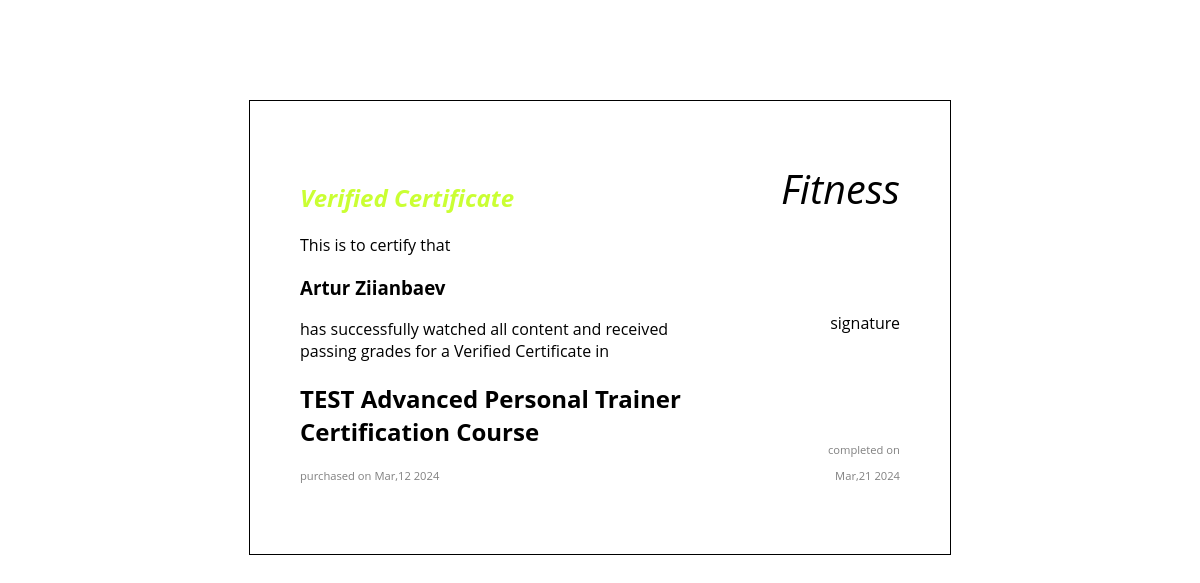
/certificate/1 (signed in), run on the app's committed database.
### education/models.py (models this page shows, shortened)
class User(AbstractUser):
    twitter = models.CharField(max_length=300, blank=True, null=True)
    linkedin = models.CharField(max_length=300, blank=True, null=True)
    instagram = models.CharField(max_length=300, blank=True, null=True)
    teacher = models.BooleanField(default=False)
    headline = models.CharField(max_length=150, blank=True, null=True)
    about = models.TextField(blank=True, null=True)
    picture_url=models.CharField(max_length=50000,blank=True,null=True)
    cart = models.ManyToManyField("Course",blank=True, null=True, related_name="in_users_cart")
    groups = models.ManyToManyField(Group, related_name='user_groups')
    user_permissions = models.ManyToManyField(Permission, related_name='user_permissions')

class Course(models.Model):
    creator = models.ForeignKey(User, on_delete=models.CASCADE, related_name="created_courses")
    name = models.CharField(max_length=50)
    overview = models.TextField()
    url_image = models.URLField(blank=True, null=True)
    category = models.CharField(max_length=50, choices=category)
    price=models.IntegerField(validators=[MinValueValidator(1),MaxValueValidator(500)])
    content = models.ManyToManyField("SingleContent", blank=True, null=True, related_name="course")
    participants=models.ManyToManyField("User",through="Participation",blank=True,null=True,related_name="joined_course")
    date=models.DateTimeField(auto_now_add=True)
    current_rating=models.FloatField(blank=True,null=True,default=0)
    language=models.CharField(max_length=50,choices=language,default="english")

class Participation(models.Model):
    participant=models.ForeignKey("User",on_delete=models.CASCADE, related_name="joined_courses")
    course = models.ForeignKey("Course", on_delete=models.CASCADE, related_name="participants_details")
    date=models.DateTimeField(auto_now_add=True)
    reason=models.TextField(blank=True,null=True)
    is_completed=models.BooleanField(default=False)
    completed_date=models.DateTimeField(null=True)

### education/views.py (the view, shortened to what this page needs)
# urls.py: path("certificate/<int:course_id>",views.certificate,name="certificate"),
def certificate(request,course_id):
    try:
        course=Course.objects.all().get(pk=course_id)
        participation=Participation.objects.all().get(participant=request.user,course=course)
    except ObjectDoesNotExist:
        return render(request,"education/404.html")
    return render(request,"education/certificate.html",{
        "course":course,
        "user":request.user,
        "participation":participation
    })

### education/templates/education/certificate.html (shortened to what this page needs)
{% load static %}
<!DOCTYPE html>
<html lang="en">
<head>
    <link rel="stylesheet" href="{% static 'education/styles.css' %}">
</head>
<body>
    {% if user.first_name == "" %}
    <div class="name_form">
    <h1>Fill out your first and last name</h1>
        <form action="{% url 'certificate' course.id %}" method="POST">
            {% csrf_token %}
            <label>First Name:</label>
            <input type="text" name="first"><br/><br/>
            <label>Last Name:</label>
            <input type="text" name="last"><br/><br/>
            <input type="submit">
        </form>
    </div>
    {% else %}
  <div class="certificate">
      <div class="left_certificate">
          <h2 class="verified">Verified Certificate</h2>
          <p>This is to certify that</p>
          <h3>{{user.first_name}} {{user.last_name}}</h3>
          <p>has successfully watched all content and received passing grades for a Verified Certificate in</p>
          <h2>{{course.name}}</h2>
          <p class="purchased_on">purchased on {{participation.date|date:"M,d Y"}}</p>
      </div>
      <div class="right_certificate">
          <span class="company">Fitness</span>
          <p>signature </p>
          <div class="completed_on">
          <p>completed on</p>
          <p>{{participation.completed_date|date:"M,d Y"}}</p>
          </div>
      </div>
  </div>
    {% endif %}
</body>
</html>

### education/static/education/styles.css (style rules this page uses)
body { font-family: 'Open Sans', sans-serif; }
html { font-size: 16px; }
.certificate { width:600px; margin: 100px auto; display: grid; grid-template-columns: 2fr 1fr; border: 1px solid black; padding: 60px 50px; }
.company { font-size: 2.5rem; font-style: italic; }
.right_certificate { display:flex; justify-content:space-between; flex-direction:column; }
.completed_on, .purchased_on { font-size:0.7rem; color:grey; }
.verified { font-style: italic; color:#CAFF33; }
.right_certificate { text-align: right; }

### data on the page
User: first_name "Artur", last_name "Ziianbaev"
Course: name "TEST Advanced Personal Trainer Certification Course"
Participation: date "Mar,12 2024", completed_date "Mar,21 2024"
